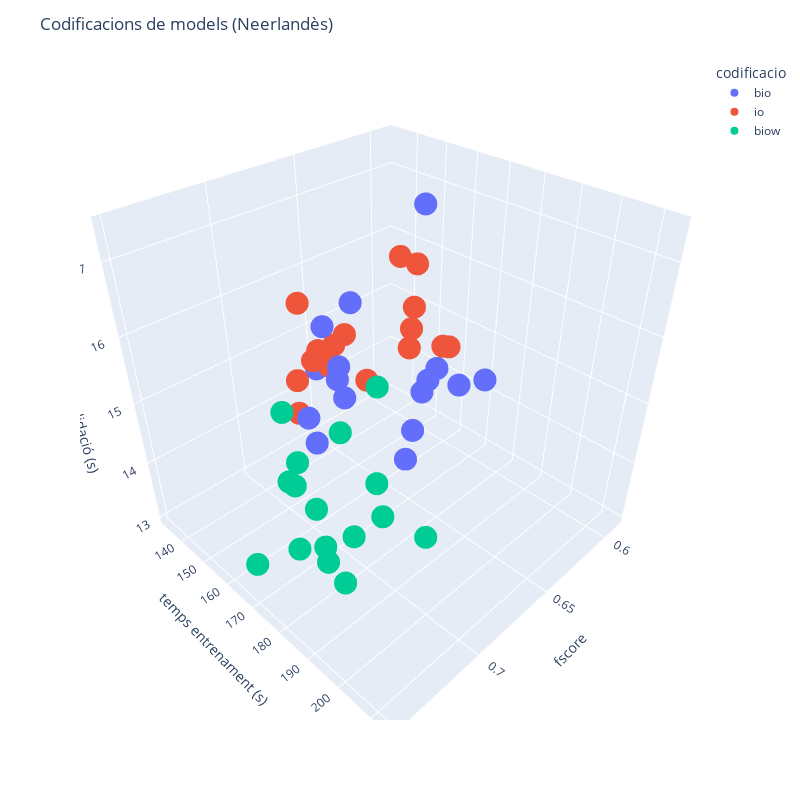

Notebook code for this chart:
### Markdown cell above
##### Visualització de resultats:

### Code cell
hover_data = {
    'recall': True, 
    'precision': True,
    'pos_enabled_v': True,
    'is_upper_case_v': True,
    'pos_pred': True,
    'pos_post': True,
}

fig = px.scatter_3d(dataframe_neerlandes, 
                     x='fscore', 
                     y='temps entrenament (s)', 
                     z='temps validació (s)', 
                     color='codificacio', 
                     hover_data=hover_data)

fig.update_layout(width=800, height=800,title="Codificacions de models (Neerlandès)")

fig.show()

### Figure 1 — Plotly figure (JSON) as saved in the notebook; plotly's stock layout.template omitted (floating-point values rounded to 4 significant figures)
{"data": [{"customdata": [[0.721, 0.675, true, true, true, true], [0.809, 0.535, true, false, true, true], [0.719, 0.663, false, true, true, true], [0.833, 0.502, false, false, true, true], [0.724, 0.673, true, true, true, false], [0.815, 0.529, true, false, true, false], [0.713, 0.657, false, true, true, false], [0.835, 0.509, false, false, true, false], [0.689, 0.642, true, true, false, true], [0.809, 0.504, true, false, false, true], [0.692, 0.634, false, true, false, true], [0.842, 0.476, false, false, false, true], [0.684, 0.632, true, true, false, false], [0.807, 0.498, true, false, false, false], [0.68, 0.621, false, true, false, false], [0.837, 0.482, false, false, false, false]], "hovertemplate": "codificacio=bio<br>fscore=%{x}<br>temps entrenament (s)=%{y}<br>temps validació (s)=%{z}<br>recall=%{customdata[0]}<br>precision=%{customdata[1]}<br>pos_enabled_v=%{customdata[2]}<br>is_upper_case_v=%{customdata[3]}<br>pos_pred=%{customdata[4]}<br>pos_post=%{customdata[5]}<extra></extra>", "legendgroup": "bio", "marker": {"color": "#636efa", "symbol": "circle"}, "mode": "markers", "name": "bio", "scene": "scene", "showlegend": true, "type": "scatter3d", "x": [0.697, 0.644, 0.69, 0.627, 0.698, 0.641, 0.684, 0.632, 0.665, 0.621, 0.662, 0.609, 0.657, 0.616, 0.649, 0.611], "y": [175.4, 182.6, 161.8, 183.6, 159.9, 169.2, 153.4, 159.8, 153.8, 165.4, 149.5, 154.9, 147.3, 154.8, 132.9, 157.9], "z": [16.83, 15.21, 16.13, 15.08, 14.81, 17.41, 13.97, 13.02, 14.5, 14.72, 14.65, 13.85, 14.75, 13.19, 14.24, 14.18]}, {"customdata": [[0.706, 0.669, true, true, true, true], [0.779, 0.521, true, false, true, true], [0.706, 0.657, false, true, true, true], [0.795, 0.492, false, false, true, true], [0.691, 0.648, true, true, true, false], [0.777, 0.518, true, false, true, false], [0.693, 0.642, false, true, true, false], [0.794, 0.489, false, false, true, false], [0.679, 0.639, true, true, false, true], [0.793, 0.509, true, false, false, true], [0.675, 0.622, false, true, false, true], [0.796, 0.472, false, false, false, true], [0.678, 0.637, true, true, false, false], [0.784, 0.503, true, false, false, false], [0.671, 0.622, false, true, false, false], [0.795, 0.469, false, false, false, false]], "hovertemplate": "codificacio=io<br>fscore=%{x}<br>temps entrenament (s)=%{y}<br>temps validació (s)=%{z}<br>recall=%{customdata[0]}<br>precision=%{customdata[1]}<br>pos_enabled_v=%{customdata[2]}<br>is_upper_case_v=%{customdata[3]}<br>pos_pred=%{customdata[4]}<br>pos_post=%{customdata[5]}<extra></extra>", "legendgroup": "io", "marker": {"color": "#EF553B", "symbol": "circle"}, "mode": "markers", "name": "io", "scene": "scene", "showlegend": true, "type": "scatter3d", "x": [0.687, 0.624, 0.681, 0.608, 0.669, 0.621, 0.667, 0.605, 0.658, 0.62, 0.648, 0.593, 0.657, 0.613, 0.646, 0.59], "y": [149.3, 157.5, 147.5, 151.6, 136.7, 138.4, 145.3, 147.7, 137.2, 168.8, 137.8, 155.0, 150.1, 153.2, 139.1, 136.6], "z": [14.96, 15.23, 16.05, 15.98, 13.79, 13.79, 15.1, 14.44, 14.61, 15.15, 14.41, 14.5, 15.35, 15.37, 14.78, 15.65]}, {"customdata": [[0.761, 0.737, true, true, true, true], [0.768, 0.699, true, false, true, true], [0.753, 0.728, false, true, true, true], [0.783, 0.695, false, false, true, true], [0.758, 0.732, true, true, true, false], [0.761, 0.7, true, false, true, false], [0.76, 0.733, false, true, true, false], [0.765, 0.684, false, false, true, false], [0.745, 0.718, true, true, false, true], [0.766, 0.686, true, false, false, true], [0.752, 0.723, false, true, false, true], [0.812, 0.681, false, false, false, true], [0.75, 0.719, true, true, false, false], [0.758, 0.682, true, false, false, false], [0.733, 0.707, false, true, false, false], [0.797, 0.679, false, false, false, false]], "hovertemplate": "codificacio=biow<br>fscore=%{x}<br>temps entrenament (s)=%{y}<br>temps validació (s)=%{z}<br>recall=%{customdata[0]}<br>precision=%{customdata[1]}<br>pos_enabled_v=%{customdata[2]}<br>is_upper_case_v=%{customdata[3]}<br>pos_pred=%{customdata[4]}<br>pos_post=%{customdata[5]}<extra></extra>", "legendgroup": "biow", "marker": {"color": "#00cc96", "symbol": "circle"}, "mode": "markers", "name": "biow", "scene": "scene", "showlegend": true, "type": "scatter3d", "x": [0.749, 0.732, 0.741, 0.736, 0.745, 0.729, 0.746, 0.722, 0.731, 0.724, 0.737, 0.741, 0.734, 0.718, 0.72, 0.733], "y": [196.2, 213.3, 180.1, 203.5, 191.0, 199.3, 168.1, 185.4, 174.6, 185.9, 179.2, 190.5, 175.0, 195.1, 169.0, 194.7], "z": [14.72, 15.43, 15.16, 17.0, 15.22, 15.59, 13.44, 15.72, 13.67, 13.39, 15.0, 14.56, 15.86, 14.76, 14.72, 14.72]}], "layout": {"height": 800, "legend": {"title": {"text": "codificacio"}, "tracegroupgap": 0}, "margin": {"t": 60}, "scene": {"domain": {"x": [0, 1], "y": [0, 1]}, "xaxis": {"title": {"text": "fscore"}}, "yaxis": {"title": {"text": "temps entrenament (s)"}}, "zaxis": {"title": {"text": "temps validació (s)"}}}, "title": {"text": "Codificacions de models (Neerlandès)"}, "width": 800}}
